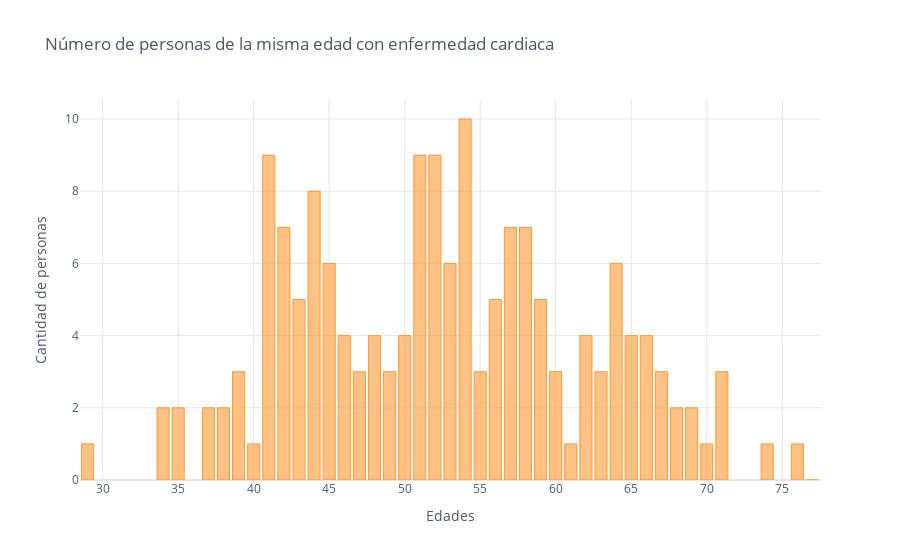

The cell this chart's notebook holds for it:
### Code cell
serie_ages.iplot(kind='bar', title='Número de personas de la misma edad con enfermedad cardiaca',
                xTitle='Edades', yTitle='Cantidad de personas')

### Figure 1 — Plotly figure (JSON) as saved in the notebook; plotly's stock layout.template omitted (floating-point values rounded to 4 significant figures)
{"data": [{"marker": {"color": "rgba(255, 153, 51, 0.6)", "line": {"color": "rgba(255, 153, 51, 1.0)", "width": 1}}, "name": "None", "orientation": "v", "text": "", "type": "bar", "x": [63, 37, 41, 56, 57, 44, 52, 54, 48, 49, 64, 58, 50, 66, 43, 69, 59, 42, 61, 40, 71, 51, 65, 53, 46, 45, 39, 47, 62, 34, 35, 29, 55, 60, 67, 68, 74, 76, 70, 38, 77], "y": [3, 2, 9, 5, 7, 8, 9, 10, 4, 3, 6, 7, 4, 4, 5, 2, 5, 7, 1, 1, 3, 9, 4, 6, 4, 6, 3, 3, 4, 2, 2, 1, 3, 3, 3, 2, 1, 1, 1, 2, 0]}], "layout": {"legend": {"bgcolor": "#FFFFFF", "font": {"color": "#4D5663"}}, "paper_bgcolor": "#FFFFFF", "plot_bgcolor": "#FFFFFF", "title": {"font": {"color": "#4D5663"}, "text": "Número de personas de la misma edad con enfermedad cardiaca"}, "xaxis": {"gridcolor": "#E1E5ED", "showgrid": true, "tickfont": {"color": "#4D5663"}, "title": {"font": {"color": "#4D5663"}, "text": "Edades"}, "zerolinecolor": "#E1E5ED"}, "yaxis": {"gridcolor": "#E1E5ED", "showgrid": true, "tickfont": {"color": "#4D5663"}, "title": {"font": {"color": "#4D5663"}, "text": "Cantidad de personas"}, "zerolinecolor": "#E1E5ED"}}}
